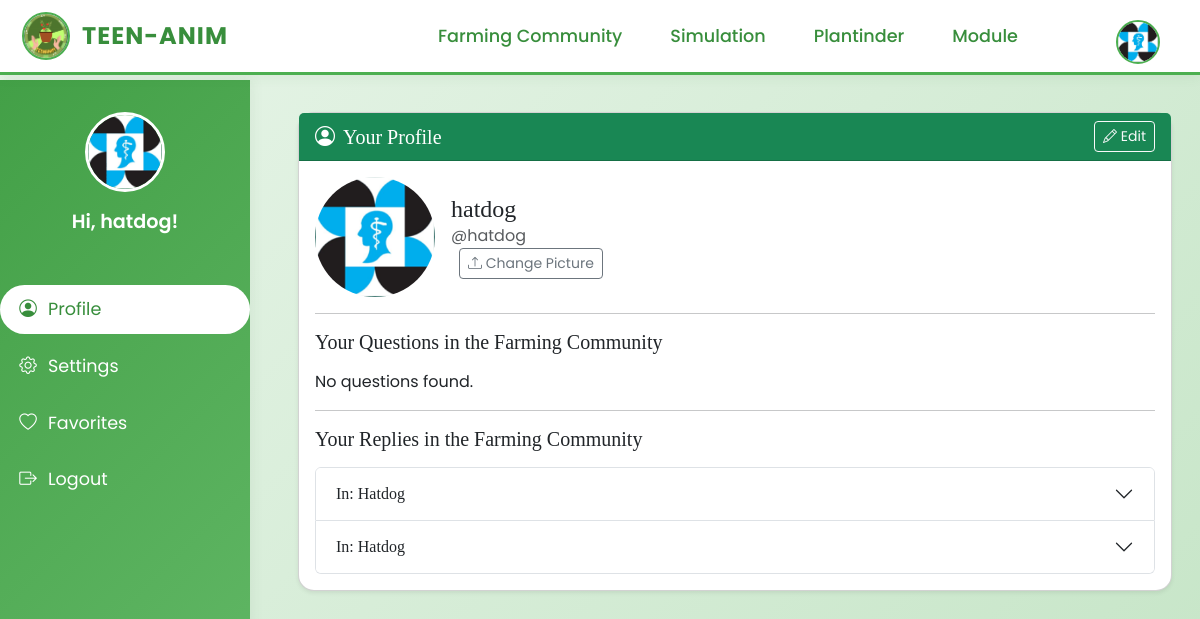
Screenshot of /php/userpage.php (signed in) with the database file from the repository.
### tables this page shows
CREATE TABLE `users` (
  `user_id` int(11) NOT NULL,
  `name` varchar(100) NOT NULL,
  `username` varchar(100) NOT NULL,
  `password` varchar(255) NOT NULL,
  `role` enum('student','admin','agriculturist') NOT NULL,
  `date_created` timestamp NOT NULL DEFAULT current_timestamp(),
  `status` varchar(10) DEFAULT 'active',
  `profile_picture` varchar(255) DEFAULT NULL
);

CREATE TABLE `reply` (
  `reply_id` int(11) NOT NULL,
  `question_id` int(11) NOT NULL,
  `user_id` int(11) NOT NULL,
  `body` text NOT NULL,
  `created_at` datetime DEFAULT current_timestamp(),
  `updated_at` datetime DEFAULT NULL
);

CREATE TABLE `questions` (
  `question_id` int(11) NOT NULL,
  `user_id` int(11) NOT NULL,
  `title` varchar(255) NOT NULL,
  `body` text NOT NULL,
  `image_path` varchar(255) DEFAULT NULL,
  `created_at` datetime DEFAULT current_timestamp(),
  `updated_at` datetime DEFAULT NULL
);

### php/userpage.php (the view, shortened to what this page needs)
<?php
    include 'connection.php';
    $sql = "SELECT * FROM users WHERE user_id = {$_SESSION['user_id']}";
    $result = $conn->query($sql);
    if ($result->num_rows > 0) {
        $user = $result->fetch_assoc();
    } else {
        echo "User details not found.";
        exit();
    }
    $question_sql = "SELECT * FROM questions WHERE user_id = {$_SESSION['user_id']} ORDER BY created_at DESC";
    $question_result = $conn->query($question_sql);
    $reply_sql = "SELECT r.*, q.title FROM reply r
                  JOIN questions q ON r.question_id = q.question_id
                  WHERE r.user_id = {$_SESSION['user_id']} ORDER BY r.created_at DESC";
    $reply_result = $conn->query($reply_sql);
    $active_section = isset($_GET['section']) ? $_GET['section'] : 'profile';
?>
<!DOCTYPE html>
<html lang="en">
<head>
    <link rel="stylesheet" href="https://cdn.jsdelivr.net/npm/bootstrap@5.3.3/dist/css/bootstrap.min.css">
    <link rel="stylesheet" href="https://cdn.jsdelivr.net/npm/bootstrap-icons@1.10.5/font/bootstrap-icons.css">
    <link href="https://unpkg.com/aos@2.3.1/dist/aos.css" rel="stylesheet">
    <link rel="stylesheet" href="../css/homepage.css">
</head>
<body>
<?php include 'navbar.php'; ?>
<div class="sidebar d-flex flex-column align-items-center">
    <img src="<?php echo $profile_pic; ?>" class="avatar profile-picture" alt="User Avatar" onerror="this.onerror=null;this.src='../images/clearteenalogo.png';">
    <div class="username">Hi, <?php echo htmlspecialchars($user['name']); ?>!</div>
    <nav class="nav flex-column w-100 mt-4">
        <a class="nav-link <?php echo ($active_section == 'profile') ? 'active' : ''; ?>" href="?section=profile"><i class="bi bi-person-circle"></i> Profile</a>
        <a class="nav-link <?php echo ($active_section == 'settings') ? 'active' : ''; ?>" href="?section=settings"><i class="bi bi-gear"></i> Settings</a>
        <a class="nav-link <?php echo ($active_section == 'favorites') ? 'active' : ''; ?>" href="?section=favorites"><i class="bi bi-heart"></i> Favorites</a>
        <a class="nav-link" href="logout.php"><i class="bi bi-box-arrow-right"></i> Logout</a>
    </nav>
</div>
<div class="main-content">
    <div class="container">
        <?php if ($active_section == 'profile'): ?>
            <div class="card shadow-sm mb-4" data-aos="fade-up">
                <div class="card-header bg-success text-white d-flex align-items-center justify-content-between">
                    <h5 class="mb-0"><i class="bi bi-person-circle me-2"></i>Your Profile</h5>
                    <button class="btn btn-outline-light btn-sm" data-bs-toggle="modal" data-bs-target="#editProfileModal"><i class="bi bi-pencil"></i> Edit</button>
                </div>
                <div class="card-body">
                    <div class="d-flex align-items-center mb-3">
                        <img src="<?php echo $profile_pic; ?>" class="avatar me-3 profile-picture" alt="User Avatar" onerror="this.onerror=null;this.src='../images/clearteenalogo.png';">
                        <div>
                            <h4 class="mb-0"><?php echo htmlspecialchars($user['name']); ?></h4>
                            <div class="text-muted">@<?php echo htmlspecialchars($user['username']); ?></div>
                            <button class="btn btn-outline-secondary btn-sm ms-2" data-bs-toggle="modal" data-bs-target="#uploadProfilePicModal">
                                <i class="bi bi-upload"></i> Change Picture
                            </button>
                        </div>
                    </div>
                    <hr>
                    <h5 class="mb-3">Your Questions in the Farming Community</h5>
                    <?php if ($question_result->num_rows > 0): ?>
                        <div class="accordion mb-3" id="questionsAccordion">
                            <?php $qidx = 0; while ($question = $question_result->fetch_assoc()): ?>
                                <div class="accordion-item">
                                    <h2 class="accordion-header" id="qheading<?php echo $qidx; ?>">
                                        <button class="accordion-button collapsed" type="button" data-bs-toggle="collapse" data-bs-target="#qcollapse<?php echo $qidx; ?>" aria-expanded="false" aria-controls="qcollapse<?php echo $qidx; ?>">
                                            <?php echo htmlspecialchars($question['title']); ?>
                                        </button>
                                    </h2>
                                    <div id="qcollapse<?php echo $qidx; ?>" class="accordion-collapse collapse" aria-labelledby="qheading<?php echo $qidx; ?>" data-bs-parent="#questionsAccordion">
                                        <div class="accordion-body">
                                            <p><?php echo htmlspecialchars($question['body']); ?></p>
                                            <small class="text-muted">Asked on: <?php echo $question['created_at']; ?></small>
                                        </div>
                                    </div>
                                </div>
                            <?php $qidx++; endwhile; ?>
                        </div>
                    <?php else: ?>
                        <p>No questions found.</p>
                    <?php endif; ?>
                    <hr>
                    <h5 class="mb-3">Your Replies in the Farming Community</h5>
                    <?php if ($reply_result->num_rows > 0): ?>
                        <div class="accordion" id="repliesAccordion">
                            <?php $ridx = 0; while ($reply = $reply_result->fetch_assoc()): ?>
                                <div class="accordion-item">
                                    <h2 class="accordion-header" id="rheading<?php echo $ridx; ?>">
                                        <button class="accordion-button collapsed" type="button" data-bs-toggle="collapse" data-bs-target="#rcollapse<?php echo $ridx; ?>" aria-expanded="false" aria-controls="rcollapse<?php echo $ridx; ?>">
                                            In: <?php echo htmlspecialchars($reply['title']); ?>
                                        </button>
                                    </h2>
                                </div>
                            <?php $ridx++; endwhile; ?>
                        </div>
                    <?php else: ?>
                        <p>No replies found.</p>
                    <?php endif; ?>
                </div>
            </div>
        <?php endif; ?>
    </div>
</div>
</body>
</html>

### php/navbar.php (shortened to what this page needs)
<?php
$base = '';
if (strpos($_SERVER['PHP_SELF'], 'Admin/') !== false) {
    $base = '../../';
} elseif (strpos($_SERVER['PHP_SELF'], 'Forum/') !== false) {
    $base = '../../';
} elseif (strpos($_SERVER['PHP_SELF'], 'php/') !== false) {
    $base = '../';
} else {
    $base = '';
}
$current_page = basename($_SERVER['PHP_SELF']);
$current_path = $_SERVER['PHP_SELF'];
function isActiveLink($link_path, $current_path, $current_page) {
    return false;
}
?>
<nav class="navbar navbar-expand-lg fixed-top navbar-modern w-100">
  <div class="container-fluid">
    <?php if (!isset($_SESSION['logged_in']) || $_SESSION['logged_in'] !== true): ?>
      <?php
        $is_login_page = strpos($_SERVER['PHP_SELF'], 'login.php') !== false;
      ?>
      <div class="d-flex w-100 align-items-center">
        <a class="navbar-brand me-auto" href="<?php echo $base; ?>index.php">
          <img src="<?php echo $base; ?>images/clearteenalogo.png" class="teenanimlogo" alt="home logo">
          TEEN-ANIM
        </a>
        <?php if (!$is_login_page): ?>
        <div class="flex-grow-1 d-flex justify-content-center">
          <a href="<?php echo $base; ?>php/login.php" class="btn btn-signin">Sign In</a>
        </div>
        <div style="width: 120px;"></div>
        <?php else: ?>
        <div class="flex-grow-1"></div>
        <div style="width: 120px;"></div>
        <?php endif; ?>
      </div>
    <?php else: ?>
      <a class="navbar-brand" href="<?php echo $base; ?>index.php">
        <img src="<?php echo $base; ?>images/clearteenalogo.png" class="teenanimlogo" alt="home logo">
        TEEN-ANIM
      </a>
      <div class="collapse navbar-collapse" id="navbarNav">
        <ul class="navbar-nav justify-content-center w-100 align-items-lg-center">
          <li class="nav-item">
            <a class="nav-link <?php echo isActiveLink('community.php', $current_path, $current_page) ? 'active' : ''; ?>" href="<?php echo $base; ?>php/Forum/community.php">Farming Community</a>
          </li>
          <li class="nav-item">
            <a class="nav-link <?php echo isActiveLink('simulator.php', $current_path, $current_page) ? 'active' : ''; ?>" href="<?php echo $base; ?>php/simulator.php">Simulation</a>
          </li>
          <li class="nav-item">
            <a class="nav-link <?php echo isActiveLink('plantinder.php', $current_path, $current_page) ? 'active' : ''; ?>" href="<?php echo $base; ?>php/plantinder.php">Plantinder</a>
          </li>
          <li class="nav-item">
            <a class="nav-link <?php echo isActiveLink('modulepage.php', $current_path, $current_page) ? 'active' : ''; ?>" href="<?php echo $base; ?>php/modulepage.php">Module</a>
          </li>
        </ul>
      </div>
    <?php endif; ?>
  </div>
</nav>
<?php if (isset($_SESSION['logged_in']) && $_SESSION['logged_in'] === true): ?>
  <?php
    include_once dirname(__FILE__) . '/connection.php';
    $user_id = $_SESSION['user_id'];
    $profile_pic = '';
    $sql = "SELECT name, profile_picture FROM users WHERE user_id = ?";
    if ($stmt = $conn->prepare($sql)) {
      $stmt->bind_param("i", $user_id);
      $stmt->execute();
      $stmt->bind_result($name, $profile_picture);
      if ($stmt->fetch()) {
        $profile_pic = !empty($profile_picture) ? $base . "images/profile_pics/" . htmlspecialchars($profile_picture) : $base . "images/clearteenalogo.png";
      } else {
        $profile_pic = $base . "images/clearteenalogo.png";
      }
    } else {
      $profile_pic = $base . "images/clearteenalogo.png";
    }
  ?>
  <div class="profile-dropdown-topright position-fixed" style="top: 20px; right: 40px; z-index: 2000;">
    <div class="dropdown">
      <a class="btn btn-profile d-flex align-items-center p-0" href="#" id="profileDropdownTop" role="button" data-bs-toggle="dropdown" aria-expanded="false" style="background: none; border: none;">
        <img src="<?php echo $profile_pic; ?>" alt="Profile" class="profile-pic-navbar" style="width: 44px; height: 44px; border-radius: 50%; object-fit: cover; border: 2px solid #4caf50; background: #fff;">
      </a>
    </div>
  </div>
<?php endif; ?>

### css/homepage.css (style rules this page uses)
body, .container-fluid { margin: 0; padding: 0; overflow-x: hidden; font-family: 'Poppins', sans-serif; }
h1, h2, h3, h4, h5, h6, .brand, .navbar-brand { font-family: 'Irish Grover', cursive; }
.teenanimlogo { height: 50px; width: 50px; object-fit: cover; margin-left: 10px ; margin-bottom: 0px; }
.navbar-brand { font-family: 'Poppins', sans-serif !important; font-weight: bold !important; font-size: 1.5rem !important; color: #388e3c !important; letter-spacing: 1px !important; display: flex; align-items: center; }
.navbar-modern { background: #fff !important; box-shadow: 0 2px 12px rgba(60, 120, 60, 0.08); border-bottom: 3px solid #4caf50; padding-top: 0.5rem; padding-bottom: 0.5rem; z-index: 1050; }
.navbar-modern .teenanimlogo { width: 48px; height: 48px; border-radius: 50%; object-fit: cover; margin-right: 12px; border: 2px solid #4caf50; background: #fff; }
.navbar-modern .navbar-nav .nav-link { color: #388e3c !important; font-weight: 500; font-size: 1.1rem; margin: 0 0.5rem; position: relative; transition: color 0.2s; }
.navbar-modern .navbar-nav .nav-link::after { content: ''; display: block; width: 0; height: 2px; background: #4caf50; transition: width 0.3s; position: absolute; left: 0; bottom: -4px; }
.profile-picture { width: 120px; height: 120px; object-fit: cover; border-radius: 50%; }

### php/userpage.php (style rules this page uses)
body { background: linear-gradient(135deg, #e8f5e9 0%, #c8e6c9 100%); }
.sidebar { min-height: 100vh; background: linear-gradient(135deg, #43a047 0%, #66bb6a 100%); color: #fff; padding-top: 2rem; position: fixed; left: 0; top: 0; width: 250px; z-index: 100; box-shadow: 2px 0 12px rgba(60,120,60,0.08); margin-top: 80px; }
.sidebar .avatar { width: 80px; height: 80px; border-radius: 50%; object-fit: cover; border: 3px solid #fff; margin-bottom: 1rem; }
.sidebar .username { font-size: 1.2rem; font-weight: 600; margin-bottom: 1.5rem; }
.sidebar .nav-link { color: #fff; font-size: 1.1rem; margin-bottom: 0.5rem; border-radius: 30px; padding: 0.7rem 1.2rem; transition: background 0.2s, color 0.2s; display: flex; align-items: center; gap: 0.7rem; }
.sidebar .nav-link.active, .sidebar .nav-link:hover { background: #fff; color: #388e3c !important; }
.main-content { margin-left: 270px; padding: 2rem 1rem 1rem 1rem; }
.card { border-radius: 1rem; box-shadow: 0 4px 24px rgba(76,175,80,0.08); }

### php/navbar.php (style rules this page uses)
body { padding-top: 80px !important; }
.navbar-modern { background: #fff !important; box-shadow: 0 2px 12px rgba(60, 120, 60, 0.08); border-bottom: 3px solid #4caf50; padding-top: 0.5rem; padding-bottom: 0.5rem; z-index: 1050; }
.navbar-modern .navbar-brand { display: flex; align-items: center; font-weight: bold; font-size: 1.5rem; color: #388e3c !important; letter-spacing: 1px; transition: background 0.2s, color 0.2s, box-shadow 0.2s; border-radius: 10px; padding: 0.25rem 0.75rem; cursor: pointer; height: 56px; line-height: 48px; min-width: 0; box-sizing: border-box; }
.navbar-modern .teenanimlogo { width: 48px; height: 48px; border-radius: 50%; object-fit: cover; margin-right: 12px; border: 2px solid #4caf50; background: #fff; }
.navbar-modern .navbar-nav .nav-link { color: #388e3c !important; font-weight: 500; font-size: 1.1rem; margin: 0 0.5rem; position: relative; transition: color 0.2s; padding: 0.5rem 1rem !important; border-radius: 8px; }
.navbar-modern .navbar-nav .nav-link::after { content: ''; display: block; width: 0; height: 3px; background: #4caf50; transition: width 0.3s ease; position: absolute; left: 50%; bottom: -2px; transform: translateX(-50%); border-radius: 2px; }
.navbar-modern .navbar-nav { justify-content: center !important; width: 100%; }
.profile-dropdown-topright { position: fixed; top: 200px; right: 40px; z-index: 2000; }
#profileDropdownTop::after { display: none !important; }
.profile-pic-navbar { transition: all 0.3s ease; cursor: pointer; }
#profileDropdownTop { transition: all 0.3s ease; border-radius: 50%; padding: 4px; }

### rows the page displays
users: profile_picture (picture), name "hatdog", username "hatdog"
reply: question.title "Hatdog"
reply: question.title "Hatdog"
